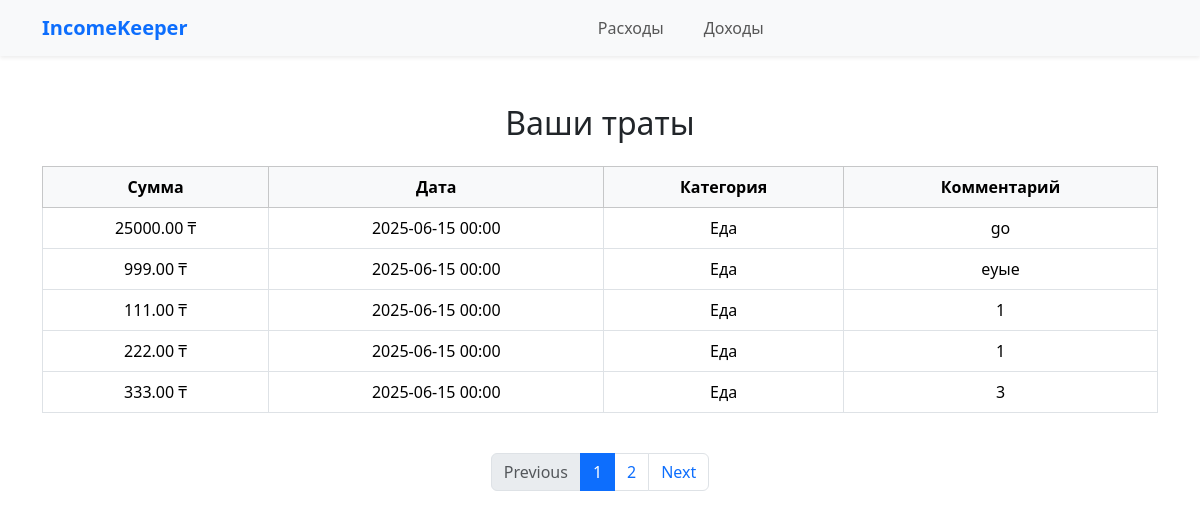
Page /expense/ on the committed database.
### expense/models.py (models this page shows, shortened)
class Expense(models.Model):
    category = models.ForeignKey(ExpenseCategory, on_delete=models.CASCADE, related_name='expenses')
    amount = models.DecimalField(max_digits=10, decimal_places=2)
    date = models.DateTimeField(default=timezone.now)
    note = models.TextField(blank=True, null=True)
    class Meta:
        ordering = ['-date']
        indexes = [
            models.Index(fields=['id']),
            models.Index(fields=['-date'])
            ]
        verbose_name = 'Траты'
        verbose_name_plural = 'Траты'

class ExpenseCategory(models.Model):
    name = models.CharField(max_length=50, unique=True)
    class Meta:
        ordering = ['name']
        indexes = [models.Index(fields=['name'])]
        verbose_name_plural = 'Категории трат'

### expense/views.py (the view)
# urls.py: path("", views.ExpenseListView.as_view(), name="expense_list"),
class ExpenseListView(ListView):
    model = Expense
    template_name = "expense_list.html"
    context_object_name = 'expenses'
    paginate_by = 5
    def get_queryset(self):
        return Expense.objects.all()
    def get_total_expenses(self):
        return self.get_queryset().aggregate(total=Sum('amount'))['total'] or 0
    def get_context_data(self, **kwargs):
        context = super().get_context_data(**kwargs)
        context["total_expense"] = self.get_total_expenses()
        return context

### expense/templates/expense/expense_list.html (shortened to what this page needs)
{% extends 'main/base.html' %}
{% load static %}
{% block content %}
<div class="container mt-5">
    <h2 class="text-center mb-4">Ваши траты</h2>
    {% if expenses %}
        <div class="table-responsive">
            <table class="table table-bordered table-hover text-center align-middle">
                <thead class="table-light">
                    <tr>
                        <th scope="col">Сумма</th>
                        <th scope="col">Дата</th>
                        <th scope="col">Категория</th>
                        <th scope="col">Комментарий</th>
                    </tr>
                </thead>
                <tbody>
                    {% for expense in expenses %}
                    <tr>
                        <td>{{ expense.amount }} ₸</td>
                        <td>{{ expense.date|date:"Y-m-d H:i" }}</td>
                        <td>{{ expense.category.name }}</td>
                        <td>{{ expense.note|default:"—" }}</td>
                    </tr>
                    {% endfor %}
                </tbody>
            </table>
        </div>
    {% else %}
        <p class="text-center text-muted">Нет данных о расходах.</p>
    {% endif %}
    <nav aria-label="Page navigation" class="d-flex justify-content-center mt-4">
        <ul class="pagination">
            {% if page_obj.has_previous %}
                <li class="page-item">
                    <a class="page-link" href="?page={{ page_obj.previous_page_number }}">Previous</a>
                </li>
            {% else %}
                <li class="page-item disabled"><span class="page-link">Previous</span></li>
            {% endif %}
            {% for num in page_obj.paginator.page_range %}
                {% if page_obj.number == num %}
                    <li class="page-item active"><span class="page-link">{{ num }}</span></li>
                {% elif num > page_obj.number|add:'-3' and num < page_obj.number|add:'3' %}
                    <li class="page-item"><a class="page-link" href="?page={{ num }}">{{ num }}</a></li>
                {% endif %}
            {% endfor %}
            {% if page_obj.has_next %}
                <li class="page-item">
                    <a class="page-link" href="?page={{ page_obj.next_page_number }}">Next</a>
                </li>
            {% else %}
                <li class="page-item disabled"><span class="page-link">Next</span></li>
            {% endif %}
        </ul>
    </nav>
</div>
{% endblock content %}

### rows in the picture
Expense: amount "25000.00", date "2025-06-15 00:00", category.name "Еда", note "go"
Expense: amount "999.00", date "2025-06-15 00:00", category.name "Еда", note "еуые"
Expense: amount "111.00", date "2025-06-15 00:00", category.name "Еда", note "1"
Expense: amount "222.00", date "2025-06-15 00:00", category.name "Еда", note "1"
Expense: amount "333.00", date "2025-06-15 00:00", category.name "Еда", note "3"

### other values in the picture
{{ num }} "1"
{{ num }} "2"
